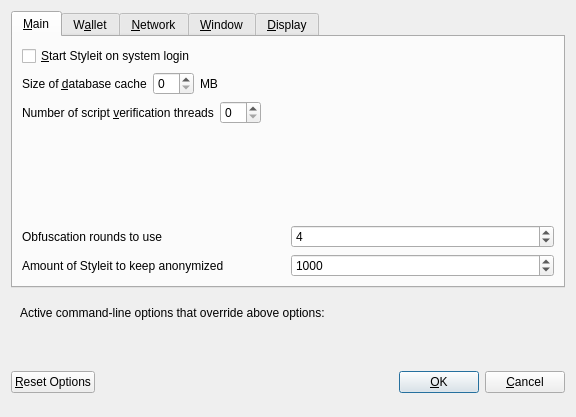
<?xml version="1.0" encoding="UTF-8"?>
<ui version="4.0">
 <class>OptionsDialog</class>
 <widget class="QDialog" name="OptionsDialog">
  <property name="geometry">
   <rect>
    <x>0</x>
    <y>0</y>
    <width>576</width>
    <height>417</height>
   </rect>
  </property>
  <property name="windowTitle">
   <string>Options</string>
  </property>
  <property name="modal">
   <bool>true</bool>
  </property>
  <layout class="QVBoxLayout" name="verticalLayout">
   <item>
    <widget class="QTabWidget" name="tabWidget">
     <property name="currentIndex">
      <number>0</number>
     </property>
     <widget class="QWidget" name="tabMain">
      <attribute name="title">
       <string>&amp;Main</string>
      </attribute>
      <layout class="QVBoxLayout" name="verticalLayout_Main">
       <item>
        <widget class="QCheckBox" name="bitcoinAtStartup">
         <property name="toolTip">
          <string>Automatically start Styleit after logging in to the system.</string>
         </property>
         <property name="text">
          <string>&amp;Start Styleit on system login</string>
         </property>
        </widget>
       </item>
       <item>
        <layout class="QHBoxLayout" name="horizontalLayout_2_Main">
         <item>
          <widget class="QLabel" name="databaseCacheLabel">
           <property name="text">
            <string>Size of &amp;database cache</string>
           </property>
           <property name="textFormat">
            <enum>Qt::PlainText</enum>
           </property>
           <property name="buddy">
            <cstring>databaseCache</cstring>
           </property>
          </widget>
         </item>
         <item>
          <widget class="QSpinBox" name="databaseCache"/>
         </item>
         <item>
          <widget class="QLabel" name="databaseCacheUnitLabel">
           <property name="text">
            <string>MB</string>
           </property>
           <property name="textFormat">
            <enum>Qt::PlainText</enum>
           </property>
          </widget>
         </item>
         <item>
          <spacer name="horizontalSpacer_2_Main">
           <property name="orientation">
            <enum>Qt::Horizontal</enum>
           </property>
           <property name="sizeHint" stdset="0">
            <size>
             <width>40</width>
             <height>20</height>
            </size>
           </property>
          </spacer>
         </item>
        </layout>
       </item>
       <item>
        <layout class="QHBoxLayout" name="horizontalLayout_3_Main">
         <item>
          <widget class="QLabel" name="threadsScriptVerifLabel">
           <property name="text">
            <string>Number of script &amp;verification threads</string>
           </property>
           <property name="textFormat">
            <enum>Qt::PlainText</enum>
           </property>
           <property name="buddy">
            <cstring>threadsScriptVerif</cstring>
           </property>
          </widget>
         </item>
         <item>
          <widget class="QSpinBox" name="threadsScriptVerif">
           <property name="toolTip">
            <string>(0 = auto, &lt;0 = leave that many cores free)</string>
           </property>
          </widget>
         </item>
         <item>
          <spacer name="horizontalSpacer_3_Main">
           <property name="orientation">
            <enum>Qt::Horizontal</enum>
           </property>
           <property name="sizeHint" stdset="0">
            <size>
             <width>40</width>
             <height>20</height>
            </size>
           </property>
          </spacer>
         </item>
        </layout>
       </item>
       <item>
        <spacer name="verticalSpacer_Main">
         <property name="orientation">
          <enum>Qt::Vertical</enum>
         </property>
         <property name="sizeHint" stdset="0">
          <size>
           <width>20</width>
           <height>40</height>
          </size>
         </property>
        </spacer>
       </item>
       <item>
        <layout class="QHBoxLayout" name="horizontalLayout_4_Main">
         <item>
          <widget class="QLabel" name="label">
           <property name="toolTip">
            <string>This setting determines the amount of individual masternodes that an input will be anonymized through.&lt;br/&gt;More rounds of anonymization gives a higher degree of privacy, but also costs more in fees.</string>
           </property>
           <property name="text">
            <string>Obfuscation rounds to use</string>
           </property>
          </widget>
         </item>
         <item>
          <widget class="QSpinBox" name="obfuscationRounds">
           <property name="minimum">
            <number>2</number>
           </property>
           <property name="maximum">
            <number>8</number>
           </property>
           <property name="value">
            <number>4</number>
           </property>
          </widget>
         </item>
        </layout>
       </item>
       <item>
        <layout class="QHBoxLayout" name="horizontalLayout">
         <item>
          <widget class="QLabel" name="label_2">
           <property name="toolTip">
            <string>This amount acts as a threshold to turn off Obfuscation once it's reached.</string>
           </property>
           <property name="statusTip">
            <string notr="true"/>
           </property>
           <property name="whatsThis">
            <string notr="true"/>
           </property>
           <property name="accessibleName">
            <string notr="true"/>
           </property>
           <property name="accessibleDescription">
            <string notr="true"/>
           </property>
           <property name="text">
            <string>Amount of Styleit to keep anonymized</string>
           </property>
          </widget>
         </item>
         <item>
          <widget class="QSpinBox" name="anonymizeStyleit">
           <property name="minimum">
            <number>100</number>
           </property>
           <property name="maximum">
            <number>100000</number>
           </property>
           <property name="singleStep">
            <number>100</number>
           </property>
           <property name="value">
            <number>1000</number>
           </property>
          </widget>
         </item>
        </layout>
       </item>
      </layout>
     </widget>
     <widget class="QWidget" name="tabWallet">
      <attribute name="title">
       <string>W&amp;allet</string>
      </attribute>
      <layout class="QVBoxLayout" name="verticalLayout_Wallet">
       <item>
        <widget class="QGroupBox" name="groupBox">
         <property name="title">
          <string>Expert</string>
         </property>
         <layout class="QVBoxLayout" name="verticalLayout_2">
          <item>
           <widget class="QCheckBox" name="coinControlFeatures">
            <property name="toolTip">
             <string>Whether to show coin control features or not.</string>
            </property>
            <property name="text">
             <string>Enable coin &amp;control features</string>
            </property>
           </widget>
          </item>
          <item>
           <widget class="QCheckBox" name="showMasternodesTab">
            <property name="toolTip">
             <string>Show additional tab listing all your masternodes in first sub-tab&lt;br/&gt;and all masternodes on the network in second sub-tab.</string>
            </property>
            <property name="text">
             <string>Show Masternodes Tab</string>
            </property>
           </widget>
          </item>
          <item>
           <widget class="QCheckBox" name="spendZeroConfChange">
            <property name="toolTip">
             <string>If you disable the spending of unconfirmed change, the change from a transaction&lt;br/&gt;cannot be used until that transaction has at least one confirmation.&lt;br/&gt;This also affects how your balance is computed.</string>
            </property>
            <property name="text">
             <string>&amp;Spend unconfirmed change</string>
            </property>
           </widget>
          </item>
         </layout>
        </widget>
       </item>
       <item>
        <spacer name="verticalSpacer_Wallet">
         <property name="orientation">
          <enum>Qt::Vertical</enum>
         </property>
         <property name="sizeHint" stdset="0">
          <size>
           <width>20</width>
           <height>40</height>
          </size>
         </property>
        </spacer>
       </item>
      </layout>
     </widget>
     <widget class="QWidget" name="tabNetwork">
      <attribute name="title">
       <string>&amp;Network</string>
      </attribute>
      <layout class="QVBoxLayout" name="verticalLayout_Network">
       <item>
        <widget class="QCheckBox" name="mapPortUpnp">
         <property name="toolTip">
          <string>Automatically open the Styleit client port on the router. This only works when your router supports UPnP and it is enabled.</string>
         </property>
         <property name="text">
          <string>Map port using &amp;UPnP</string>
         </property>
        </widget>
       </item>
       <item>
        <widget class="QCheckBox" name="allowIncoming">
         <property name="toolTip">
          <string>Accept connections from outside</string>
         </property>
         <property name="text">
          <string>Allow incoming connections</string>
         </property>
        </widget>
       </item>
       <item>
        <widget class="QCheckBox" name="connectSocks">
         <property name="toolTip">
          <string>Connect to the Styleit network through a SOCKS5 proxy.</string>
         </property>
         <property name="text">
          <string>&amp;Connect through SOCKS5 proxy (default proxy):</string>
         </property>
        </widget>
       </item>
       <item>
        <layout class="QHBoxLayout" name="horizontalLayout_1_Network">
         <item>
          <widget class="QLabel" name="proxyIpLabel">
           <property name="text">
            <string>Proxy &amp;IP:</string>
           </property>
           <property name="textFormat">
            <enum>Qt::PlainText</enum>
           </property>
           <property name="buddy">
            <cstring>proxyIp</cstring>
           </property>
          </widget>
         </item>
         <item>
          <widget class="QValidatedLineEdit" name="proxyIp">
           <property name="minimumSize">
            <size>
             <width>140</width>
             <height>0</height>
            </size>
           </property>
           <property name="maximumSize">
            <size>
             <width>140</width>
             <height>16777215</height>
            </size>
           </property>
           <property name="toolTip">
            <string>IP address of the proxy (e.g. IPv4: 127.0.0.1 / IPv6: ::1)</string>
           </property>
          </widget>
         </item>
         <item>
          <widget class="QLabel" name="proxyPortLabel">
           <property name="text">
            <string>&amp;Port:</string>
           </property>
           <property name="textFormat">
            <enum>Qt::PlainText</enum>
           </property>
           <property name="buddy">
            <cstring>proxyPort</cstring>
           </property>
          </widget>
         </item>
         <item>
          <widget class="QLineEdit" name="proxyPort">
           <property name="minimumSize">
            <size>
             <width>55</width>
             <height>0</height>
            </size>
           </property>
           <property name="maximumSize">
            <size>
             <width>55</width>
             <height>16777215</height>
            </size>
           </property>
           <property name="toolTip">
            <string>Port of the proxy (e.g. 9050)</string>
           </property>
          </widget>
         </item>
         <item>
          <spacer name="horizontalSpacer_1_Network">
           <property name="orientation">
            <enum>Qt::Horizontal</enum>
           </property>
           <property name="sizeHint" stdset="0">
            <size>
             <width>40</width>
             <height>20</height>
            </size>
           </property>
          </spacer>
         </item>
        </layout>
       </item>
       <item>
        <spacer name="verticalSpacer_Network">
         <property name="orientation">
          <enum>Qt::Vertical</enum>
         </property>
         <property name="sizeHint" stdset="0">
          <size>
           <width>20</width>
           <height>40</height>
          </size>
         </property>
        </spacer>
       </item>
      </layout>
     </widget>
     <widget class="QWidget" name="tabWindow">
      <attribute name="title">
       <string>&amp;Window</string>
      </attribute>
      <layout class="QVBoxLayout" name="verticalLayout_Window">
       <item>
        <widget class="QCheckBox" name="minimizeToTray">
         <property name="toolTip">
          <string>Show only a tray icon after minimizing the window.</string>
         </property>
         <property name="text">
          <string>&amp;Minimize to the tray instead of the taskbar</string>
         </property>
        </widget>
       </item>
       <item>
        <widget class="QCheckBox" name="minimizeOnClose">
         <property name="toolTip">
          <string>Minimize instead of exit the application when the window is closed. When this option is enabled, the application will be closed only after selecting Quit in the menu.</string>
         </property>
         <property name="text">
          <string>M&amp;inimize on close</string>
         </property>
        </widget>
       </item>
       <item>
        <spacer name="verticalSpacer_Window">
         <property name="orientation">
          <enum>Qt::Vertical</enum>
         </property>
         <property name="sizeHint" stdset="0">
          <size>
           <width>20</width>
           <height>40</height>
          </size>
         </property>
        </spacer>
       </item>
      </layout>
     </widget>
     <widget class="QWidget" name="tabDisplay">
      <attribute name="title">
       <string>&amp;Display</string>
      </attribute>
      <layout class="QVBoxLayout" name="verticalLayout_Display">
       <item>
        <layout class="QHBoxLayout" name="horizontalLayout_1_Display">
         <item>
          <widget class="QLabel" name="langLabel">
           <property name="text">
            <string>User Interface &amp;language:</string>
           </property>
           <property name="textFormat">
            <enum>Qt::PlainText</enum>
           </property>
           <property name="buddy">
            <cstring>lang</cstring>
           </property>
          </widget>
         </item>
         <item>
          <widget class="QValueComboBox" name="lang">
           <property name="toolTip">
            <string>The user interface language can be set here. This setting will take effect after restarting Styleit.</string>
           </property>
          </widget>
         </item>
        </layout>
       </item>
       <item>
        <widget class="QLabel" name="label_3">
         <property name="toolTip">
          <string notr="true"/>
         </property>
         <property name="statusTip">
          <string notr="true"/>
         </property>
         <property name="whatsThis">
          <string notr="true"/>
         </property>
         <property name="accessibleName">
          <string notr="true"/>
         </property>
         <property name="text">
          <string>Language missing or translation incomplete? Help contributing translations here:
https://www.transifex.com/styleit-project/styleit-project-translations</string>
         </property>
         <property name="wordWrap">
          <bool>true</bool>
         </property>
         <property name="openExternalLinks">
          <bool>true</bool>
         </property>
         <property name="textInteractionFlags">
          <set>Qt::TextBrowserInteraction</set>
         </property>
        </widget>
       </item>
       <item>
        <layout class="QHBoxLayout" name="horizontalLayout_4_Display" stretch="0,0">
         <item>
          <widget class="QLabel" name="themeLabel">
           <property name="text">
            <string>User Interface Theme:</string>
           </property>
          </widget>
         </item>
         <item>
          <widget class="QValueComboBox" name="theme"/>
         </item>
        </layout>
       </item>
       <item>
        <widget class="Line" name="line">
         <property name="orientation">
          <enum>Qt::Horizontal</enum>
         </property>
        </widget>
       </item>
       <item>
        <layout class="QHBoxLayout" name="horizontalLayout_2_Display">
         <item>
          <widget class="QLabel" name="unitLabel">
           <property name="text">
            <string>&amp;Unit to show amounts in:</string>
           </property>
           <property name="textFormat">
            <enum>Qt::PlainText</enum>
           </property>
           <property name="buddy">
            <cstring>unit</cstring>
           </property>
          </widget>
         </item>
         <item>
          <widget class="QValueComboBox" name="unit">
           <property name="toolTip">
            <string>Choose the default subdivision unit to show in the interface and when sending coins.</string>
           </property>
          </widget>
         </item>
        </layout>
       </item>
       <item>
        <layout class="QHBoxLayout" name="horizontalLayout_5_Display">
         <item>
          <widget class="QLabel" name="digitsLabel">
           <property name="text">
            <string>Decimal digits</string>
           </property>
          </widget>
         </item>
         <item>
          <widget class="QValueComboBox" name="digits"/>
         </item>
        </layout>
       </item>
       <item>
        <layout class="QHBoxLayout" name="horizontalLayout_3_Display">
         <item>
          <widget class="QLabel" name="thirdPartyTxUrlsLabel">
           <property name="toolTip">
            <string>Third party URLs (e.g. a block explorer) that appear in the transactions tab as context menu items. %s in the URL is replaced by transaction hash. Multiple URLs are separated by vertical bar |.</string>
           </property>
           <property name="text">
            <string>Third party transaction URLs</string>
           </property>
           <property name="buddy">
            <cstring>thirdPartyTxUrls</cstring>
           </property>
          </widget>
         </item>
         <item>
          <widget class="QLineEdit" name="thirdPartyTxUrls">
           <property name="toolTip">
            <string>Third party URLs (e.g. a block explorer) that appear in the transactions tab as context menu items. %s in the URL is replaced by transaction hash. Multiple URLs are separated by vertical bar |.</string>
           </property>
          </widget>
         </item>
        </layout>
       </item>
       <item>
        <spacer name="verticalSpacer">
         <property name="orientation">
          <enum>Qt::Vertical</enum>
         </property>
         <property name="sizeHint" stdset="0">
          <size>
           <width>20</width>
           <height>40</height>
          </size>
         </property>
        </spacer>
       </item>
      </layout>
     </widget>
    </widget>
   </item>
   <item>
    <widget class="QFrame" name="frame">
     <layout class="QVBoxLayout" name="verticalLayout_Bottom">
      <item>
       <layout class="QHBoxLayout" name="horizontalLayout_Bottom">
        <item>
         <widget class="QLabel" name="overriddenByCommandLineInfoLabel">
          <property name="text">
           <string>Active command-line options that override above options:</string>
          </property>
          <property name="textFormat">
           <enum>Qt::PlainText</enum>
          </property>
         </widget>
        </item>
        <item>
         <spacer name="horizontalSpacer_Bottom">
          <property name="orientation">
           <enum>Qt::Horizontal</enum>
          </property>
          <property name="sizeHint" stdset="0">
           <size>
            <width>40</width>
            <height>20</height>
           </size>
          </property>
         </spacer>
        </item>
       </layout>
      </item>
      <item>
       <widget class="QLabel" name="overriddenByCommandLineLabel">
        <property name="text">
         <string/>
        </property>
        <property name="textFormat">
         <enum>Qt::PlainText</enum>
        </property>
        <property name="wordWrap">
         <bool>true</bool>
        </property>
       </widget>
      </item>
     </layout>
    </widget>
   </item>
   <item>
    <layout class="QHBoxLayout" name="horizontalLayout_Buttons">
     <item>
      <widget class="QPushButton" name="resetButton">
       <property name="toolTip">
        <string>Reset all client options to default.</string>
       </property>
       <property name="text">
        <string>&amp;Reset Options</string>
       </property>
       <property name="autoDefault">
        <bool>false</bool>
       </property>
      </widget>
     </item>
     <item>
      <spacer name="horizontalSpacer_1">
       <property name="orientation">
        <enum>Qt::Horizontal</enum>
       </property>
       <property name="sizeHint" stdset="0">
        <size>
         <width>40</width>
         <height>48</height>
        </size>
       </property>
      </spacer>
     </item>
     <item>
      <widget class="QLabel" name="statusLabel">
       <property name="minimumSize">
        <size>
         <width>200</width>
         <height>0</height>
        </size>
       </property>
       <property name="font">
        <font>
         <weight>75</weight>
         <bold>true</bold>
        </font>
       </property>
       <property name="text">
        <string/>
       </property>
       <property name="textFormat">
        <enum>Qt::PlainText</enum>
       </property>
       <property name="wordWrap">
        <bool>true</bool>
       </property>
      </widget>
     </item>
     <item>
      <spacer name="horizontalSpacer_2">
       <property name="orientation">
        <enum>Qt::Horizontal</enum>
       </property>
       <property name="sizeHint" stdset="0">
        <size>
         <width>40</width>
         <height>48</height>
        </size>
       </property>
      </spacer>
     </item>
     <item>
      <widget class="QPushButton" name="okButton">
       <property name="text">
        <string>&amp;OK</string>
       </property>
       <property name="autoDefault">
        <bool>false</bool>
       </property>
       <property name="default">
        <bool>true</bool>
       </property>
      </widget>
     </item>
     <item>
      <widget class="QPushButton" name="cancelButton">
       <property name="text">
        <string>&amp;Cancel</string>
       </property>
       <property name="autoDefault">
        <bool>false</bool>
       </property>
      </widget>
     </item>
    </layout>
   </item>
  </layout>
 </widget>
 <customwidgets>
  <customwidget>
   <class>QValidatedLineEdit</class>
   <extends>QLineEdit</extends>
   <header>qvalidatedlineedit.h</header>
  </customwidget>
  <customwidget>
   <class>QValueComboBox</class>
   <extends>QComboBox</extends>
   <header>qvaluecombobox.h</header>
  </customwidget>
 </customwidgets>
 <resources/>
 <connections/>
</ui>
